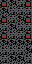

Tiled map render using the project's own tile images. Description and the map definition, with tile-layer contents summarised, below:
An orthogonal 4x8 tile map with 8x8 px tiles, 1 tile layer (tower).

<map version="1.0" orientation="orthogonal" width="4" height="8" tilewidth="8" tileheight="8">
 <tileset firstgid="1" name="sprites" tilewidth="8" tileheight="8">
  <image source="sprites.png" width="64" height="64" />
 </tileset>
 <layer name="tower" width="4" height="8">
  <data>[32 cells, 32 non-empty, 3 distinct tile ids]</data>
 </layer>
</map>
